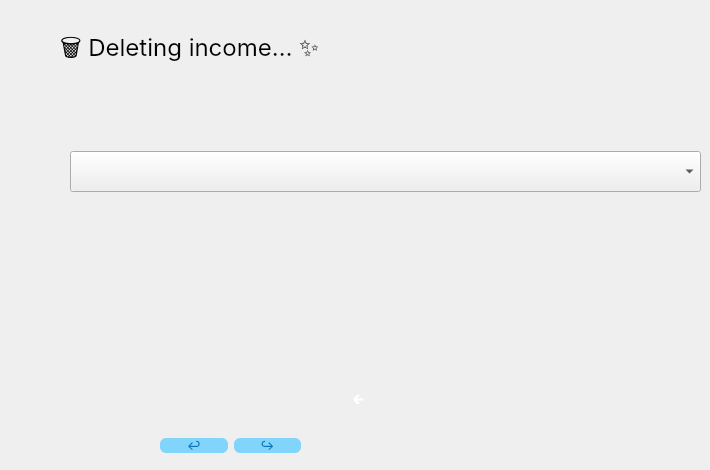
      <widget class="QWidget" name="deleteIncomePage">
       <widget class="QComboBox" name="deleteIncomeComboBox">
        <property name="geometry">
         <rect>
          <x>70</x>
          <y>151</y>
          <width>631</width>
          <height>41</height>
         </rect>
        </property>
        <property name="font">
         <font>
          <family>Inter</family>
          <pointsize>14</pointsize>
         </font>
        </property>
       </widget>
       <widget class="QLabel" name="label_14">
        <property name="geometry">
         <rect>
          <x>60</x>
          <y>30</y>
          <width>391</width>
          <height>41</height>
         </rect>
        </property>
        <property name="font">
         <font>
          <family>Inter</family>
          <pointsize>18</pointsize>
         </font>
        </property>
        <property name="text">
         <string>🗑️ Deleting income… ✨</string>
        </property>
       </widget>
       <widget class="QWidget" name="layoutWidget">
        <property name="geometry">
         <rect>
          <x>160</x>
          <y>430</y>
          <width>141</width>
          <height>31</height>
         </rect>
        </property>
        <layout class="QHBoxLayout" name="horizontalLayout_13">
         <item>
          <widget class="QPushButton" name="cancelIncomeButton_2">
           <property name="font">
            <font>
             <family>Inter</family>
            </font>
           </property>
           <property name="styleSheet">
            <string notr="true">border-radius: 6px;
   background-color: #81D4FA;
        color: #0277BD</string>
           </property>
           <property name="text">
            <string>↩</string>
           </property>
          </widget>
         </item>
         <item>
          <widget class="QPushButton" name="pushButton_27">
           <property name="font">
            <font>
             <family>Inter</family>
            </font>
           </property>
           <property name="styleSheet">
            <string notr="true">border-radius: 6px;
   background-color: #81D4FA;
        color: #0277BD</string>
           </property>
           <property name="text">
            <string>↪</string>
           </property>
          </widget>
         </item>
        </layout>
       </widget>
       <widget class="QWidget" name="layoutWidget">
        <property name="geometry">
         <rect>
          <x>270</x>
          <y>380</y>
          <width>291</width>
          <height>42</height>
         </rect>
        </property>
        <layout class="QHBoxLayout" name="horizontalLayout_14">
         <item>
          <widget class="QPushButton" name="pushButton_15">
           <property name="minimumSize">
            <size>
             <width>40</width>
             <height>40</height>
            </size>
           </property>
           <property name="maximumSize">
            <size>
             <width>40</width>
             <height>40</height>
            </size>
           </property>
           <property name="font">
            <font>
             <family>Inter</family>
             <pointsize>-1</pointsize>
             <weight>75</weight>
             <bold>true</bold>
            </font>
           </property>
           <property name="styleSheet">
            <string notr="true">QPushButton {
    background: qlineargradient(x1:0, y1:0, x2:0, y2:1,
                               stop:0 #8B5CF6, stop:1 #7C3AED);
    color: white;
    border: none;
    border-radius: 50%;  /* Круглая форма */
    padding: 0px;        /* Убрать padding для круга */
    font-size: 14px;
    font-weight: bold;
    min-width: 40px;     /* Размер круга */
    min-height: 40px;    /* Размер круга */
    max-width: 40px;     /* Фиксированный размер */
    max-height: 40px;    /* Фиксированный размер */
}

QPushButton:hover {
    background: qlineargradient(x1:0, y1:0, x2:0, y2:1,
                               stop:0 #9D78F8, stop:1 #8B5CF6);
}

QPushButton:pressed {
    background: qlineargradient(x1:0, y1:0, x2:0, y2:1,
                               stop:0 #7C3AED, stop:1 #6D28D9);
}</string>
           </property>
           <property name="text">
            <string>🡰</string>
           </property>
          </widget>
         </item>
         <item>
          <widget class="QPushButton" name="deleteIncomeButton">
           <property name="minimumSize">
            <size>
             <width>40</width>
             <height>40</height>
            </size>
           </property>
           <property name="maximumSize">
            <size>
             <width>40</width>
             <height>40</height>
            </size>
           </property>
           <property name="styleSheet">
            <string notr="true">QPushButton {
    background: qlineargradient(x1:0, y1:0, x2:0, y2:1,
                               stop:0 #8B5CF6, stop:1 #7C3AED);
    color: white;
    border: none;
    border-radius: 50%;  /* Круглая форма */
    padding: 0px;        /* Убрать padding для круга */
    font-size: 14px;
    font-weight: bold;
    min-width: 40px;     /* Размер круга */
    min-height: 40px;    /* Размер круга */
    max-width: 40px;     /* Фиксированный размер */
    max-height: 40px;    /* Фиксированный размер */
}

QPushButton:hover {
    background: qlineargradient(x1:0, y1:0, x2:0, y2:1,
                               stop:0 #9D78F8, stop:1 #8B5CF6);
}

QPushButton:pressed {
    background: qlineargradient(x1:0, y1:0, x2:0, y2:1,
                               stop:0 #7C3AED, stop:1 #6D28D9);
}

QPushButton:hover {
    background: qlineargradient(x1:0, y1:0, x2:0, y2:1,
                               stop:0 #9D78F8, stop:1 #8B5CF6);
}

QPushButton:pressed {
    background: qlineargradient(x1:0, y1:0, x2:0, y2:1,
                               stop:0 #7C3AED, stop:1 #6D28D9);
}
QPushButton:hover {
    background: qlineargradient(x1:0, y1:0, x2:0, y2:1,
                               stop:0 #9D78F8, stop:1 #8B5CF6);
}

QPushButton:pressed {
    background: qlineargradient(x1:0, y1:0, x2:0, y2:1,
                               stop:0 #7C3AED, stop:1 #6D28D9);
}</string>
           </property>
           <property name="text">
            <string/>
           </property>
           <property name="icon">
            <iconset resource="../resourses.qrc">
             <normaloff>:/new/prefix1/icon/delete.png</normaloff>
             <normalon>:/new/prefix1/icon/delete.png</normalon>:/new/prefix1/icon/delete.png</iconset>
           </property>
           <property name="iconSize">
            <size>
             <width>50</width>
             <height>50</height>
            </size>
           </property>
          </widget>
         </item>
        </layout>
       </widget>
      </widget>
